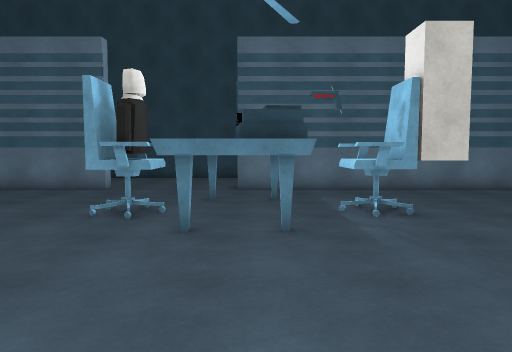
view 1 (above)

14 first-person views from a walk through a 3-D level made in the Unity game engine. The camera is 1.4 m above the floor, tilts 4° down and sees 70° across. The floor is counted in squares, 1 m on a side. Each view is taken from the middle of a square. On the plan, view 1 faces up. The plan holds only what a view shows up to about 16 squares ahead; the rest is blank. The place goes on beyond the plan. Surface patterns are stand-ins for the level's own textures.

view 2
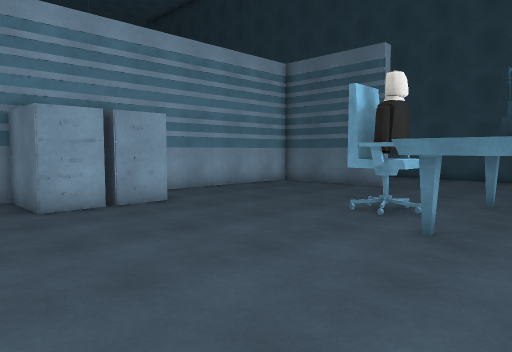

view 3
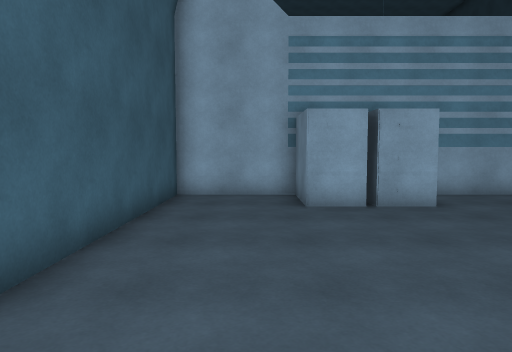

view 4
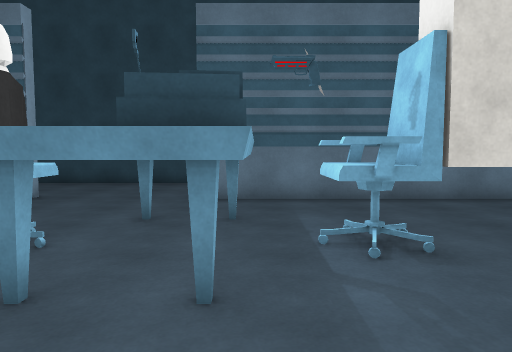

view 5
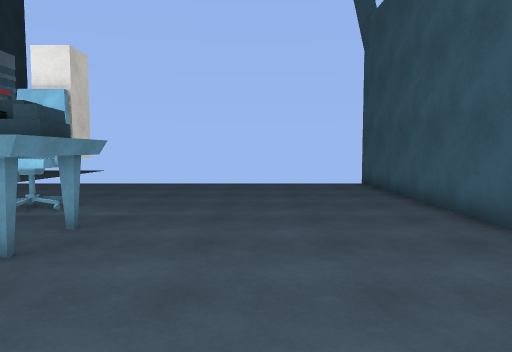

view 6
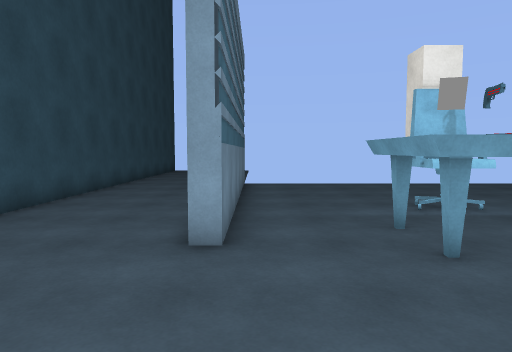

view 7
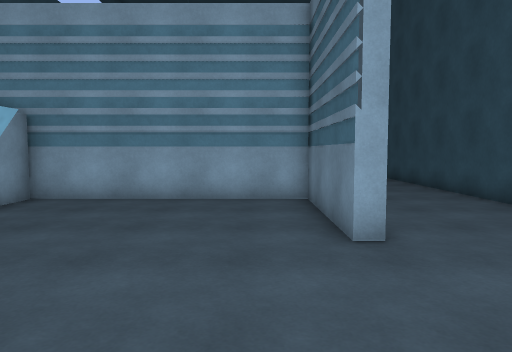

view 8
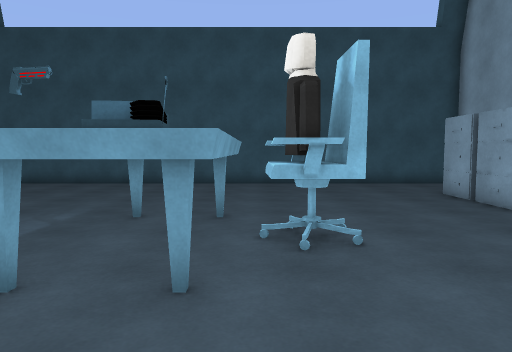

view 9
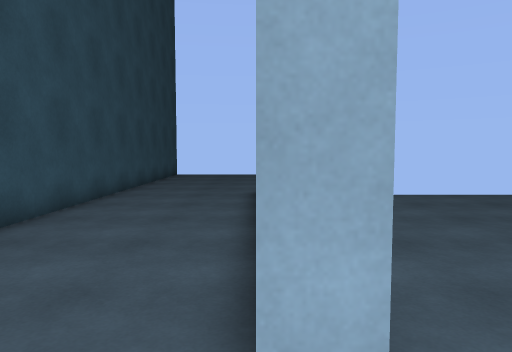

view 10
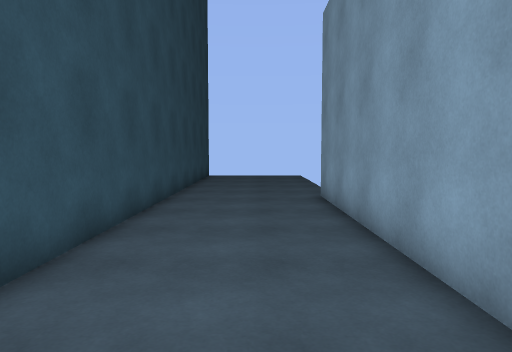

view 11
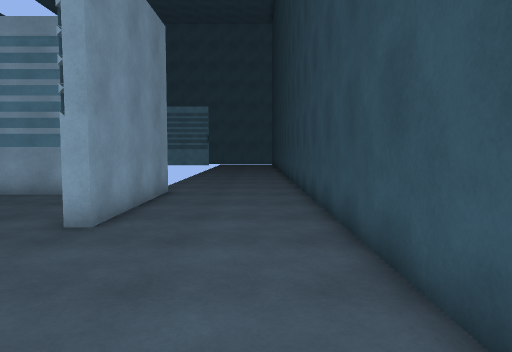

view 12
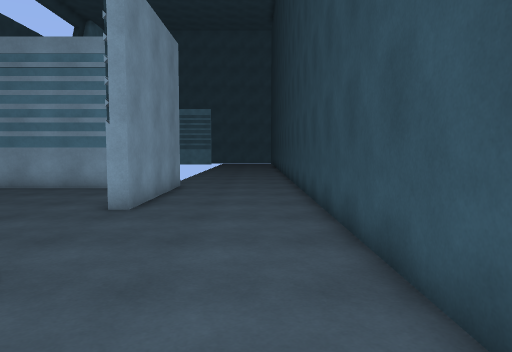

view 13
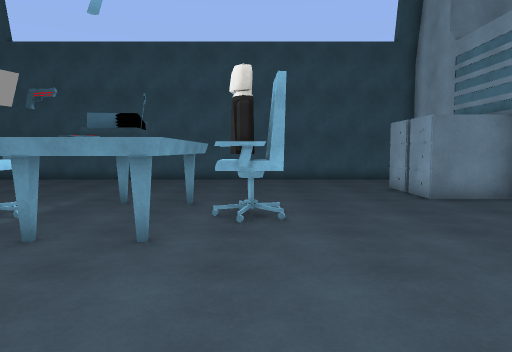

view 14
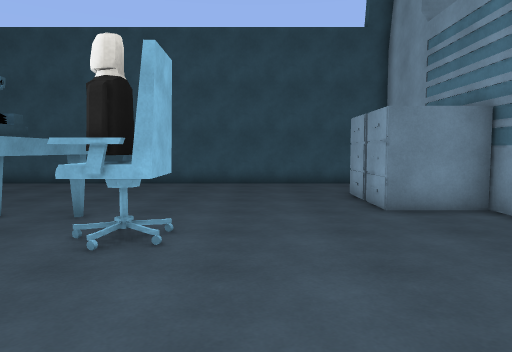

### Floor plan
Key: @ floor where view 1 was taken; # wall or solid block; . floor; T table; C chair; B block; A cabinet; O other object.
Columns run from 15 left of view 1 to 14 right of it. Each row starts with its distance up from view 1.
 19 ##############################
 18 ..............................
 17 ..............................
 16 ..............................
 15 ..............................
 14 ....######.....###########....
 13     #....................
 12     #....................
 11     #........TTTT........
 10     #........TTTT........
  9     #.......#C  O#CB.....
  8     #.......CC #TCBB.....
  7     #.......CC ##........
  6     #........TTTT........
  5     #AAA.................
  4       AA.................
  3        A.................
  2     #AAA.................
  1     #....................
  0     #..........@.........
 -1     #....................
 -2     ######################

Where each view was taken, in squares from view 1:
view 1: 0 up, 0 right, facing up
view 2: 0 up, 1 right, facing up-left
view 3: 1 up, 1 right, facing left
view 4: 3 up, 1 right, facing up
view 5: 3 up, 6 left, facing right
view 6: 13 up, 6 left, facing right
view 7: 12 up, 0 right, facing left
view 8: 14 up, 2 left, facing down
view 9: 14 up, 2 left, facing right
view 10: 16 up, 1 left, facing right
view 11: 17 up, 1 right, facing left
view 12: 17 up, 3 right, facing left
view 13: 16 up, 3 left, facing down
view 14: 14 up, 5 left, facing down
